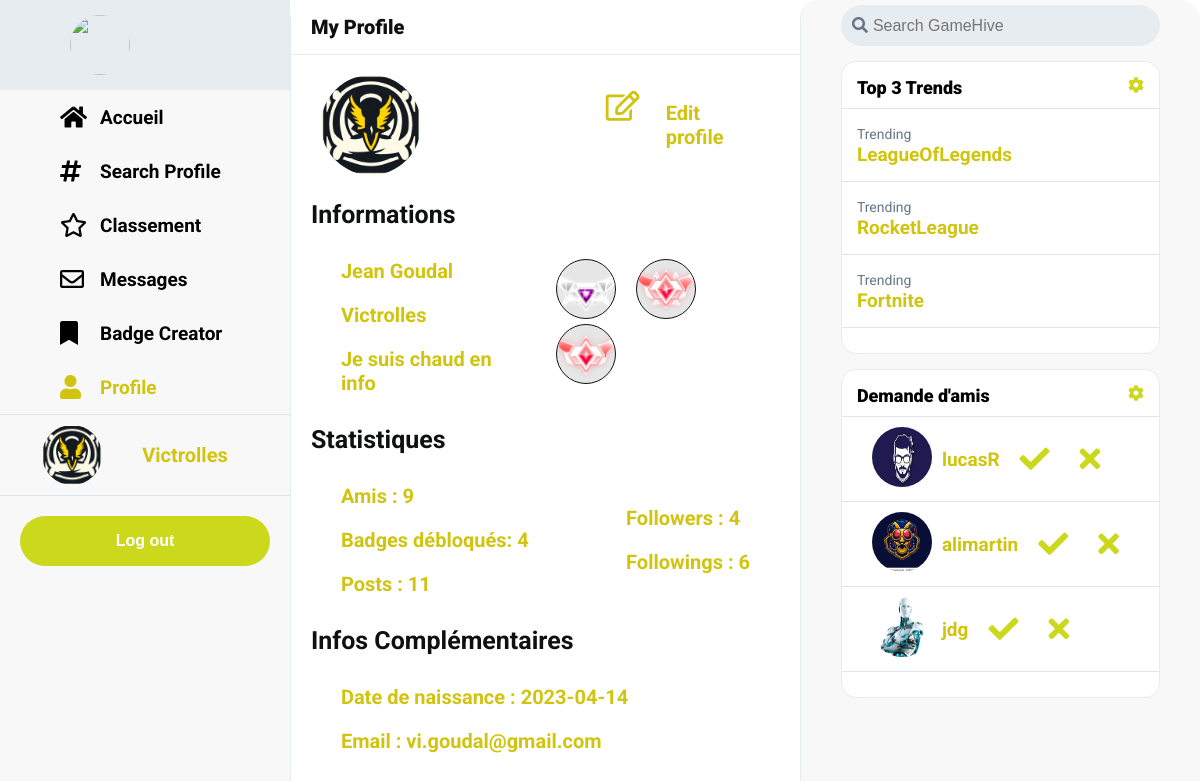
Screenshot of /profil.php?pseudo=Victrolles (signed in) with the database file from the repository.
### tables this page shows
CREATE TABLE `profil` (
  `id` int(11) NOT NULL,
  `name` varchar(100) NOT NULL,
  `surname` varchar(100) NOT NULL,
  `pseudo` varchar(100) NOT NULL,
  `avatar` varchar(200) NOT NULL,
  `datedenaissance` date NOT NULL,
  `email` varchar(100) NOT NULL,
  `description` varchar(250) NOT NULL,
  `password` varchar(100) NOT NULL
);

CREATE TABLE `badge` (
  `id` int(11) NOT NULL,
  `image` varchar(200) NOT NULL,
  `description` varchar(100) NOT NULL,
  `id_game` int(11) NOT NULL
);

### php/database.php (called while the page is built, shortened)
<?php
function GetIdFromPseudo($pseudo) {
  global $conn;
  if (!isset($pseudo) || empty($pseudo)){
    $pseudo = $_COOKIE["pseudo"];
  }
  $sql = "SELECT
            *
          FROM
            profil
          WHERE
            pseudo = '$pseudo'";
  $result = $conn->query($sql);
  $row = $result->fetch_assoc();
  $id_profil = $row["id"];
  return $id_profil;
}
function GetNumberOfFriends($id_profil){
  global $conn;
  $sql = "SELECT
            *
          FROM
            friend
          WHERE
            id_profil1 = $id_profil
          OR
            id_profil2 = $id_profil";
  $result = $conn->query($sql);
  $number_of_friends = mysqli_num_rows($result);
  return $number_of_friends;
}
function GetNumberOfBadges($id_profil){
  global $conn;
  $sql = "SELECT
            *
          FROM
            unlocked_badge
          WHERE
            id_profil = $id_profil";
  $result = $conn->query($sql);
  $number_of_badges = mysqli_num_rows($result);
  return $number_of_badges;
}
function GetNumberOfPosts($id_profil){
  global $conn;
  $sql = "SELECT
            *
          FROM
            post
          WHERE
            id_profil = $id_profil";
  $result = $conn->query($sql);
  $number_of_posts = mysqli_num_rows($result);
  return $number_of_posts;
}
function GetNumberOfFollowers($id_profil){
  global $conn;
  $sql = "SELECT
            *
          FROM
            follow
          WHERE
            id_followed = $id_profil";
  $result = $conn->query($sql);
  $number_of_followers = mysqli_num_rows($result);
  return $number_of_followers;
}
function GetNumberOfFollowings($id_profil){
  global $conn;
  $sql = "SELECT
            *
          FROM
            follow
          WHERE
            id_follower = $id_profil";
  $result = $conn->query($sql);
  $number_of_followings = mysqli_num_rows($result);
  return $number_of_followings;
}
?>

### profil.php (the view, shortened to what this page needs)
<?php
include "php/database.php";
global $conn;
if (isset($_GET["pseudo"]) && $_GET["pseudo"] != ""){
    $pseudo = $_GET["pseudo"];
    $id_profil = GetIdFromPseudo($pseudo);
    $sql = "SELECT
                *
            FROM
                profil
            WHERE
                pseudo = '$pseudo'";
    $result = $conn->query($sql);
    $row = $result->fetch_assoc();
    $prenom = $row["name"];
    $nom = $row["surname"];
    $avatar = $row["avatar"];
    $datedenaissance = $row["datedenaissance"];
    $email = $row["email"];
    $description = $row["description"];
} else {
    header("location: accueil.php");
}
$numberOfFriends = GetNumberOfFriends($id_profil);
$numberOfBadges = GetNumberOfBadges($id_profil);
$numberOfPosts = GetNumberOfPosts($id_profil);
$numberOfFollowers = GetNumberOfFollowers($id_profil);
$numberOfFollowings = GetNumberOfFollowings($id_profil);
?>
<?php include "php/header.php"; ?>
<div class="grid-container">
    <?php require_once('php/left-sidebar.php'); ?>
    <div class="main profile">
        <p class="page__title">My Profile</p>
        <div class="container">
            <div class="profile__infos">
                <div class="left">
                    <img class='ico' src='<?php echo $avatar ?>' alt='avatar'>
                    <h2>Informations</h2>
                    <p><?php echo $prenom . " " . $nom; ?></p>
                    <p><?php echo $pseudo; ?></p>
                    <p><?php echo $description; ?></p>
                </div>
                <div class="right">
                    <?php
                    if ($pseudo == $_COOKIE["pseudo"]){
                        echo "  <div class='profile__edit'>
                                    <i class='far fa-edit'></i>
                                    <a href='edit_profile.php'>
                                        <p>Edit profile</p>
                                    </a>
                                </div>";
                    }
                    require_once('php/display_badges.php');
                    ?>
                </div>
            </div>
            <h2>Statistiques</h2>
            <div class="profile__stats">
                <div class="left">
                    <p>Amis : <?php echo $numberOfFriends; ?></p>
                    <p>Badges débloqués: <?php echo $numberOfBadges; ?></p>
                    <p>Posts : <?php echo $numberOfPosts; ?></p>
                </div>
                <div class="right">
                    <p>Followers : <?php echo $numberOfFollowers; ?></p>
                    <p>Followings : <?php echo $numberOfFollowings; ?></p>
                </div>
            </div>
            <?php
            if ($pseudo == $_COOKIE["pseudo"]){
                echo "  <h2>Infos Complémentaires</h2>
                        <p>Date de naissance : $datedenaissance</p>
                        <p>Email : $email</p>";
            }
            ?>
        </div>
    </div>
    <?php require_once('php/right-sidebar.php'); ?>
</div>

### php/left-sidebar.php (shortened to what this page needs)
<?php
$pseudo_sidebar = $_COOKIE['pseudo'];
$sql = "SELECT
            *
        FROM
            profil
        WHERE
            pseudo = '$pseudo_sidebar'";
$result = $conn->query($sql);
$row = $result->fetch_assoc();
$avatar_sidebar = $row["avatar"];
$path = parse_url($_SERVER['REQUEST_URI'], PHP_URL_PATH);
$fileName = pathinfo($path, PATHINFO_FILENAME);
?>
<div class="sidebar">
    <ul style="list-style: none">
        <li>
            <img class="ico" src="images/avatar.png" alt="">
        </li>
        <li class="<?php echo ($fileName == 'accueil') ? 'active__menu' : ''; ?>">
            <i class="fa fa-home"></i>
            <span>
                <a href="accueil.php">
                    <p>Accueil</p>
                </a>
            </span>
        </li>
        <li class="<?php echo ($fileName == 'search_profile') ? 'active__menu' : ''; ?>">
            <i class="fa fa-hashtag"></i>
            <span>
                <a href="search_profile.php">
                    <p>Search Profile</p>
                </a>
            </span>
        </li>
        <li class="<?php echo ($fileName == 'classement') ? 'active__menu' : ''; ?>">
            <i class="far fa-star"></i>
            <span>
                <a href="classement.php">
                    <p>Classement</p>
                </a>
            </span>
        </li>
        <li class="<?php echo ($fileName == 'messagerie') ? 'active__menu' : ''; ?>">
            <i class="far fa-envelope"></i>
            <span>
                <a href="messagerie.php">
                    <p>Messages</p>
                </a>
            </span>
        </li>
        <li class="<?php echo ($fileName == 'badge_creator') ? 'active__menu' : ''; ?>">
            <i class="fa fa-bookmark"></i>
            <span>
                <a href="badge_creator.php">
                    <p>Badge Creator</p>
                </a>
            </span>
        </li>
        <li class="<?php echo ($fileName == 'profil') ? 'active__menu' : ''; ?>">
            <i class="fa fa-user"></i>
            <span>
                <a href=<?php echo "profil.php?pseudo=$pseudo_sidebar"?>>
                    <p>Profile</p>
                </a>
            </span>
        </li>
    </ul>
    <div class="profile">
        <img class="profile__avatar ico" src="<?php echo $avatar_sidebar; ?>" alt="">
        <div class="profile__info">
            <p class="profile__pseudo"><?php echo $pseudo_sidebar; ?></p>
        </div>
    </div>
    <form class="logout" method="post">
        <button class="sidebar__tweet" type="submit" name="deconnexion">Log out</button>
    </form>
</div>

### php/display_badges.php (shortened to what this page needs)
<?php
$id_profil = GetIdFromPseudo($pseudo);
$sql = "SELECT
            image
        FROM
            badge
        WHERE
            id = 40";
$result = $conn->query($sql);
$row = $result->fetch_assoc();
$default_image = $row["image"];
$sql = "SELECT
            BAD.id,
            BAD.image,
            BAD.description,
            BAD.id_game
        FROM
            unlocked_badge UNL
        INNER JOIN
            badge BAD
                ON
                    UNL.id_badge = BAD.id
        WHERE
            UNL.id_profil = '$id_profil'
        AND
            UNL.selected = 1";
$result = $conn->query($sql);
for ($i = 0; $i < 3; $i++) {
    echo "<div class='dropdown badges'>";
    if ($row = $result->fetch_assoc()) {
        $image = $row["image"];
        $id_badge = $row["id"];
        echo "<img class='dropbtn ico' src='$image' alt='badge'>";
    } else {
        echo "<img class='dropbtn ico' src='$default_image' alt='badge'>";
        $id_badge = 40;
    }
    if ($pseudo == $_COOKIE["pseudo"]){
        echo "<div class='dropdown-content'>";
        $sql2 = "   SELECT
                        BAD.id,
                        BAD.image,
                        BAD.description,
                        BAD.id_game
                    FROM
                        unlocked_badge UNL
                    INNER JOIN
                        badge BAD
                            ON
                                UNL.id_badge = BAD.id
                    WHERE
                        UNL.id_profil = '$id_profil'
                    AND
                        UNL.selected = 0";
        $result2 = $conn->query($sql2);
        if ($result2->num_rows > 0) {
            while ($row2 = $result2->fetch_assoc()) {
                $image2 = $row2["image"];
                $id_badge2 = $row2["id"];
                echo "  <a href='php/change_badge.php?sup=$id_badge&add=$id_badge2'>
                            <img class='ico' src='$image2' alt='badge'
                        </a>";
            }
        }
        echo "</div>";
    }
    echo "</div>";
}

### php/right-sidebar.php (shortened to what this page needs)
<?php
$sql = "SELECT
            SUBSTRING(tag, 2) AS hashtag,
            COUNT(*) AS count
        FROM (  SELECT
                    SUBSTRING_INDEX(SUBSTRING_INDEX(texte, ' ', numbers.n), ' ', -1) AS tag
                FROM
                    post
                CROSS JOIN
                    (SELECT 1 n UNION SELECT 2 UNION SELECT 3 UNION SELECT 4 UNION SELECT 5) numbers
                WHERE
                    CHAR_LENGTH(texte) - CHAR_LENGTH(REPLACE(texte, ' ', '')) + 1 >= numbers.n) tags
        WHERE
            tag REGEXP '^#[a-zA-Z0-9_]+$'
        GROUP BY
            hashtag
        ORDER BY
            count DESC
        LIMIT 3;";
$data = mysqli_query($conn, $sql);
?>
<div class="right__sidebar">
    <div class="search-container">
        <a href="#" class="search-btn" onclick="submitForm();">
            <i class="fa fa-search"></i>
        </a>
        <form id="search-form" method="GET" action="search.php">
            <input type="text" name="search_texte" placeholder="Search GameHive" class="search-input">
        </form>
    </div>
    <div class="trends__container">
        <div class="trends__box">
            <div class="trends__header">
                <p>Top 3 Trends</p>
                <i class="fa fa-cog"></i>
            </div>
            <div class="trends__body">
                <?php
                while($row=mysqli_fetch_assoc($data))
                {
                    $hashtag = $row['hashtag'];
                    ?>
                    <div class="trend texte">
                        <span>Trending</span>
                        <?php echo "<a href='search.php?search_texte=$hashtag'><p>$hashtag</p></a>";?>
                    </div>
                <?php
                }
                ?>
            </div>
            <div class="trends__footer">
            </div>
        </div>
    </div>
    <?php
    $id_profil_self = GetIdFromPseudo("");
    $sql = "SELECT
                PRO.id,
                PRO.avatar,
                PRO.pseudo
            FROM
                friend FRI
            INNER JOIN
                profil PRO
                    ON
                        FRI.id_profil1 = PRO.id
            WHERE
                id_profil2 = $id_profil_self
            AND
                FRI.accepter = 0";
    $result = $conn->query($sql);
    ?>
    <div class="trends__container">
        <div class="trends__box">
            <div class="trends__header">
                <p>Demande d'amis</p>
                <i class="fa fa-cog"></i>
            </div>
            <div class="trends__body">
                <?php
                while($row=mysqli_fetch_assoc($result))
                {
                    $id = $row['id'];
                    $pseudo = $row['pseudo'];
                    $avatar = $row['avatar'];
                    echo "  <div class='friends__lists__item'>
                                <div class='avatar'>
                                    <a href='profil.php?pseudo=$pseudo'>
                                        <img class='ico' src='$avatar' alt='Avatar'>
                                    </a>
                                </div>
                                <div class='pseudo'>
                                    <a href='profil.php?pseudo=$pseudo'>
                                        <p>$pseudo</p>
                                    </a>
                                </div>
                                <div class='decision'>
                                    <a href='php/accepter.php?id=$id'>
                                        <i class='fa fa-check'></i>
                                    </a>
                                </div>
                                <div class='decision'>
                                    <a href='php/refuser.php?id=$id'>
                                        <i class='fa fa-times'></i>
                                    </a>
                                </div>
                            </div>";
                }
                ?>
            </div>
            <div class="trends__footer">
            </div>
        </div>
    </div>
</div>

### rows the page displays
profil: avatar (picture), name "Jean", surname "Goudal", description "Je suis chaud en info", datedenaissance "2023-04-14", email "vi.goudal@gmail.com"
badge: image (picture)
badge: image (picture)
badge: image (picture)
profil: avatar (picture), pseudo "lucasR"
profil: avatar (picture), pseudo "alimartin"
profil: avatar (picture), pseudo "jdg"

### other values shown
$pseudo_sidebar "Victrolles"
$pseudo "Victrolles"
$numberOfFriends "9"
$numberOfBadges "4"
$numberOfPosts "11"
$numberOfFollowers "4"
$numberOfFollowings "6"
$hashtag "LeagueOfLegends"
$hashtag "RocketLeague"
$hashtag "Fortnite"
